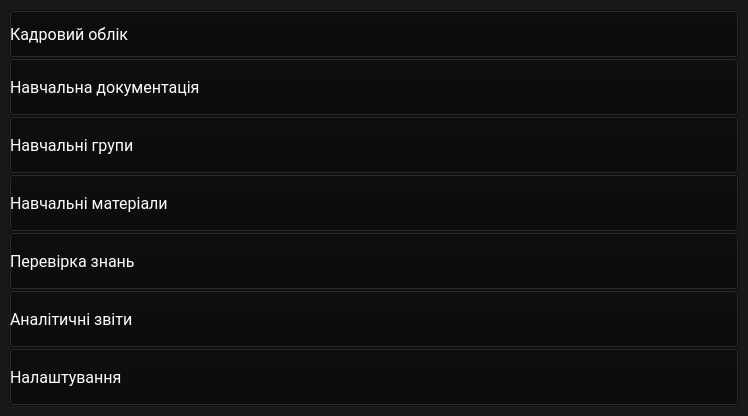
<?xml version="1.0" encoding="UTF-8"?>
<ui version="4.0">
 <class>MainWindow</class>
 <widget class="QMainWindow" name="MainWindow">
  <property name="geometry">
   <rect>
    <x>0</x>
    <y>0</y>
    <width>748</width>
    <height>416</height>
   </rect>
  </property>
  <property name="windowTitle">
   <string>Labor protection</string>
  </property>
  <property name="styleSheet">
   <string notr="true">background-color: rgba(25, 25, 25, 255);
font-family: Roboto;
color:white;</string>
  </property>
  <widget class="QWidget" name="centralwidget">
   <property name="font">
    <font>
     <family>Roboto</family>
     <pointsize>12</pointsize>
    </font>
   </property>
   <layout class="QVBoxLayout" name="verticalLayout_2">
    <item>
     <layout class="QVBoxLayout" name="verticalLayout">
      <property name="spacing">
       <number>0</number>
      </property>
      <property name="leftMargin">
       <number>0</number>
      </property>
      <property name="topMargin">
       <number>0</number>
      </property>
      <property name="rightMargin">
       <number>0</number>
      </property>
      <property name="bottomMargin">
       <number>0</number>
      </property>
      <item>
       <widget class="QPushButton" name="btn_staff">
        <property name="maximumSize">
         <size>
          <width>16777215</width>
          <height>48</height>
         </size>
        </property>
        <property name="font">
         <font>
          <family>Roboto</family>
          <pointsize>12</pointsize>
         </font>
        </property>
        <property name="styleSheet">
         <string notr="true">QPushButton {
color: white;
background-color: rgba(9, 9, 9, 100);
text-align: left;
width: 260px;
height: 50px;
}

QPushButton:hover {
background-color: rgba(255,85, 127, 100);
}

QPushButton:pressed {
background-color: rgba(255, 255, 255, 70);
}
</string>
        </property>
        <property name="text">
         <string>Кадровий облік</string>
        </property>
        <property name="icon">
         <iconset resource="res-rc.qrc">
          <normaloff>:/icon/icons/recent_actors_white_24dp.svg</normaloff>:/icon/icons/recent_actors_white_24dp.svg</iconset>
        </property>
        <property name="iconSize">
         <size>
          <width>32</width>
          <height>32</height>
         </size>
        </property>
       </widget>
      </item>
      <item>
       <widget class="QPushButton" name="btn_studydoc">
        <property name="font">
         <font>
          <family>Roboto</family>
          <pointsize>12</pointsize>
         </font>
        </property>
        <property name="styleSheet">
         <string notr="true">QPushButton {
color: white;
background-color: rgba(9, 9, 9, 100);
text-align: left;
width: 260px;
height: 50px;
}

QPushButton:hover {
background-color: rgba(255,85, 127, 100);
}

QPushButton:pressed {
background-color: rgba(255, 255, 255, 70);
}</string>
        </property>
        <property name="text">
         <string>Навчальна документація</string>
        </property>
        <property name="icon">
         <iconset resource="res-rc.qrc">
          <normaloff>:/icon/icons/text_snippet_white_24dp.svg</normaloff>:/icon/icons/text_snippet_white_24dp.svg</iconset>
        </property>
        <property name="iconSize">
         <size>
          <width>32</width>
          <height>32</height>
         </size>
        </property>
       </widget>
      </item>
      <item>
       <widget class="QPushButton" name="btn_group">
        <property name="font">
         <font>
          <family>Roboto</family>
          <pointsize>12</pointsize>
         </font>
        </property>
        <property name="styleSheet">
         <string notr="true">QPushButton {
color: white;
background-color: rgba(9, 9, 9, 100);
text-align: left;
width: 260px;
height: 50px;
}

QPushButton:hover {
background-color: rgba(255,85, 127, 100);
}

QPushButton:pressed {
background-color: rgba(255, 255, 255, 70);
}</string>
        </property>
        <property name="text">
         <string>Навчальні групи</string>
        </property>
        <property name="icon">
         <iconset resource="res-rc.qrc">
          <normaloff>:/icon/icons/groups_white_24dp.svg</normaloff>:/icon/icons/groups_white_24dp.svg</iconset>
        </property>
        <property name="iconSize">
         <size>
          <width>32</width>
          <height>32</height>
         </size>
        </property>
       </widget>
      </item>
      <item>
       <widget class="QPushButton" name="btn_book">
        <property name="font">
         <font>
          <family>Roboto</family>
          <pointsize>12</pointsize>
         </font>
        </property>
        <property name="styleSheet">
         <string notr="true">QPushButton {
color: white;
background-color: rgba(9, 9, 9, 100);
text-align: left;
width: 260px;
height: 50px;
}

QPushButton:hover {
background-color: rgba(255,85, 127, 100);
}

QPushButton:pressed {
background-color: rgba(255, 255, 255, 70);
}</string>
        </property>
        <property name="text">
         <string>Навчальні матеріали</string>
        </property>
        <property name="icon">
         <iconset resource="res-rc.qrc">
          <normaloff>:/icon/icons/menu_book_white_24dp.svg</normaloff>:/icon/icons/menu_book_white_24dp.svg</iconset>
        </property>
        <property name="iconSize">
         <size>
          <width>32</width>
          <height>32</height>
         </size>
        </property>
       </widget>
      </item>
      <item>
       <widget class="QPushButton" name="btn_test">
        <property name="font">
         <font>
          <family>Roboto</family>
          <pointsize>12</pointsize>
         </font>
        </property>
        <property name="styleSheet">
         <string notr="true">QPushButton {
color: white;
background-color: rgba(9, 9, 9, 100);
text-align: left;
width: 260px;
height: 50px;
}

QPushButton:hover {
background-color: rgba(255,85, 127, 100);
}

QPushButton:pressed {
background-color: rgba(255, 255, 255, 70);
}</string>
        </property>
        <property name="text">
         <string>Перевірка знань</string>
        </property>
        <property name="icon">
         <iconset resource="res-rc.qrc">
          <normaloff>:/icon/icons/fact_check_white_24dp.svg</normaloff>:/icon/icons/fact_check_white_24dp.svg</iconset>
        </property>
        <property name="iconSize">
         <size>
          <width>32</width>
          <height>32</height>
         </size>
        </property>
       </widget>
      </item>
      <item>
       <widget class="QPushButton" name="btn_analis">
        <property name="font">
         <font>
          <family>Roboto</family>
          <pointsize>12</pointsize>
         </font>
        </property>
        <property name="styleSheet">
         <string notr="true">QPushButton {
color: white;
background-color: rgba(9, 9, 9, 100);
text-align: left;
width: 260px;
height: 50px;
}

QPushButton:hover {
background-color: rgba(255,85, 127, 100);
}

QPushButton:pressed {
background-color: rgba(255, 255, 255, 70);
}</string>
        </property>
        <property name="text">
         <string>Аналітичні звіти</string>
        </property>
        <property name="icon">
         <iconset resource="res-rc.qrc">
          <normaloff>:/icon/icons/analitics_white_24dp.svg</normaloff>:/icon/icons/analitics_white_24dp.svg</iconset>
        </property>
        <property name="iconSize">
         <size>
          <width>32</width>
          <height>32</height>
         </size>
        </property>
       </widget>
      </item>
      <item>
       <widget class="QPushButton" name="btn_settings">
        <property name="font">
         <font>
          <family>Roboto</family>
          <pointsize>12</pointsize>
         </font>
        </property>
        <property name="styleSheet">
         <string notr="true">QPushButton {
color: white;
background-color: rgba(9, 9, 9, 100);
text-align: left;
width: 260px;
height: 50px;
}

QPushButton:hover {
background-color: rgba(255,85, 127, 100);
}

QPushButton:pressed {
background-color: rgba(255, 255, 255, 70);
}</string>
        </property>
        <property name="text">
         <string>Налаштування</string>
        </property>
        <property name="icon">
         <iconset resource="res-rc.qrc">
          <normaloff>:/icon/icons/settings_white_24dp.svg</normaloff>:/icon/icons/settings_white_24dp.svg</iconset>
        </property>
        <property name="iconSize">
         <size>
          <width>32</width>
          <height>32</height>
         </size>
        </property>
       </widget>
      </item>
     </layout>
    </item>
   </layout>
  </widget>
 </widget>
 <resources>
  <include location="res-rc.qrc"/>
  <include location="res-rc.qrc"/>
 </resources>
 <connections/>
</ui>
